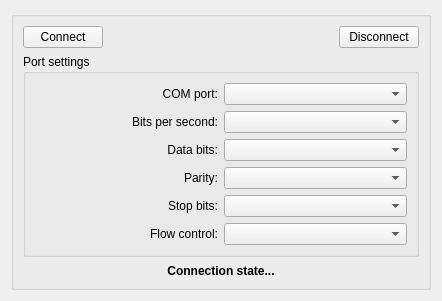
        <widget class="QWidget" name="tabTracer">
         <attribute name="title">
          <string>Tracer</string>
         </attribute>
         <layout class="QVBoxLayout" name="verticalLayout_4">
          <item>
           <widget class="QGroupBox" name="groupBoxTracer">
            <property name="font">
             <font>
              <pointsize>8</pointsize>
              <weight>50</weight>
              <bold>false</bold>
             </font>
            </property>
            <property name="styleSheet">
             <string notr="true"/>
            </property>
            <property name="title">
             <string/>
            </property>
            <property name="alignment">
             <set>Qt::AlignCenter</set>
            </property>
            <layout class="QVBoxLayout" name="verticalLayout_7">
             <item>
              <layout class="QHBoxLayout" name="horizontalLayout_3">
               <item>
                <widget class="QPushButton" name="pushButtonTracerConnect">
                 <property name="font">
                  <font>
                   <pointsize>9</pointsize>
                  </font>
                 </property>
                 <property name="text">
                  <string>Connect</string>
                 </property>
                </widget>
               </item>
               <item>
                <spacer name="horizontalSpacer_3">
                 <property name="orientation">
                  <enum>Qt::Horizontal</enum>
                 </property>
                 <property name="sizeHint" stdset="0">
                  <size>
                   <width>230</width>
                   <height>20</height>
                  </size>
                 </property>
                </spacer>
               </item>
               <item>
                <widget class="QPushButton" name="pushButtonTracerDisconnect">
                 <property name="font">
                  <font>
                   <pointsize>9</pointsize>
                  </font>
                 </property>
                 <property name="text">
                  <string>Disconnect</string>
                 </property>
                </widget>
               </item>
              </layout>
             </item>
             <item>
              <widget class="QGroupBox" name="groupBoxTracerPortSettings">
               <property name="font">
                <font>
                 <pointsize>9</pointsize>
                </font>
               </property>
               <property name="title">
                <string>Port settings</string>
               </property>
               <layout class="QGridLayout" name="gridLayout_3">
                <item row="2" column="0">
                 <widget class="QLabel" name="labelTracerPortDataBits">
                  <property name="font">
                   <font>
                    <pointsize>9</pointsize>
                   </font>
                  </property>
                  <property name="text">
                   <string>Data bits:</string>
                  </property>
                  <property name="alignment">
                   <set>Qt::AlignRight|Qt::AlignTrailing|Qt::AlignVCenter</set>
                  </property>
                 </widget>
                </item>
                <item row="4" column="0">
                 <widget class="QLabel" name="labelTracerPortStopBits">
                  <property name="font">
                   <font>
                    <pointsize>9</pointsize>
                   </font>
                  </property>
                  <property name="text">
                   <string>Stop bits:</string>
                  </property>
                  <property name="alignment">
                   <set>Qt::AlignRight|Qt::AlignTrailing|Qt::AlignVCenter</set>
                  </property>
                 </widget>
                </item>
                <item row="5" column="1">
                 <widget class="QComboBox" name="comboBoxTracerPortFlowControl">
                  <property name="font">
                   <font>
                    <pointsize>9</pointsize>
                   </font>
                  </property>
                 </widget>
                </item>
                <item row="3" column="0">
                 <widget class="QLabel" name="labelTracerPortParity">
                  <property name="font">
                   <font>
                    <pointsize>9</pointsize>
                   </font>
                  </property>
                  <property name="text">
                   <string>Parity:</string>
                  </property>
                  <property name="alignment">
                   <set>Qt::AlignRight|Qt::AlignTrailing|Qt::AlignVCenter</set>
                  </property>
                 </widget>
                </item>
                <item row="3" column="1">
                 <widget class="QComboBox" name="comboBoxTracerPortParity">
                  <property name="font">
                   <font>
                    <pointsize>9</pointsize>
                   </font>
                  </property>
                 </widget>
                </item>
                <item row="4" column="1">
                 <widget class="QComboBox" name="comboBoxTracerPortStopBits">
                  <property name="font">
                   <font>
                    <pointsize>9</pointsize>
                   </font>
                  </property>
                 </widget>
                </item>
                <item row="1" column="0">
                 <widget class="QLabel" name="labelTracerPortBitsPerSecond">
                  <property name="font">
                   <font>
                    <pointsize>9</pointsize>
                   </font>
                  </property>
                  <property name="text">
                   <string>Bits per second:</string>
                  </property>
                  <property name="alignment">
                   <set>Qt::AlignRight|Qt::AlignTrailing|Qt::AlignVCenter</set>
                  </property>
                 </widget>
                </item>
                <item row="1" column="1">
                 <widget class="QComboBox" name="comboBoxTracerPortBitsPerSecond">
                  <property name="font">
                   <font>
                    <pointsize>9</pointsize>
                   </font>
                  </property>
                 </widget>
                </item>
                <item row="2" column="1">
                 <widget class="QComboBox" name="comboBoxTracerPortDataBits">
                  <property name="font">
                   <font>
                    <pointsize>9</pointsize>
                   </font>
                  </property>
                 </widget>
                </item>
                <item row="5" column="0">
                 <widget class="QLabel" name="labelTracerPortFlowControl">
                  <property name="font">
                   <font>
                    <pointsize>9</pointsize>
                   </font>
                  </property>
                  <property name="text">
                   <string>Flow control:</string>
                  </property>
                  <property name="alignment">
                   <set>Qt::AlignRight|Qt::AlignTrailing|Qt::AlignVCenter</set>
                  </property>
                 </widget>
                </item>
                <item row="0" column="0">
                 <widget class="QLabel" name="labelTracerCOMPort">
                  <property name="font">
                   <font>
                    <pointsize>9</pointsize>
                   </font>
                  </property>
                  <property name="text">
                   <string>COM port:</string>
                  </property>
                  <property name="alignment">
                   <set>Qt::AlignRight|Qt::AlignTrailing|Qt::AlignVCenter</set>
                  </property>
                 </widget>
                </item>
                <item row="0" column="1">
                 <widget class="QComboBox" name="comboBoxTracerCOMPort">
                  <property name="font">
                   <font>
                    <pointsize>9</pointsize>
                   </font>
                  </property>
                 </widget>
                </item>
               </layout>
              </widget>
             </item>
             <item>
              <spacer name="verticalSpacer">
               <property name="orientation">
                <enum>Qt::Vertical</enum>
               </property>
               <property name="sizeHint" stdset="0">
                <size>
                 <width>20</width>
                 <height>1</height>
                </size>
               </property>
              </spacer>
             </item>
             <item>
              <widget class="QLabel" name="labelTracerState">
               <property name="font">
                <font>
                 <pointsize>9</pointsize>
                 <weight>75</weight>
                 <bold>true</bold>
                </font>
               </property>
               <property name="text">
                <string>Connection state...</string>
               </property>
               <property name="alignment">
                <set>Qt::AlignCenter</set>
               </property>
               <property name="wordWrap">
                <bool>true</bool>
               </property>
              </widget>
             </item>
            </layout>
           </widget>
          </item>
         </layout>
        </widget>
